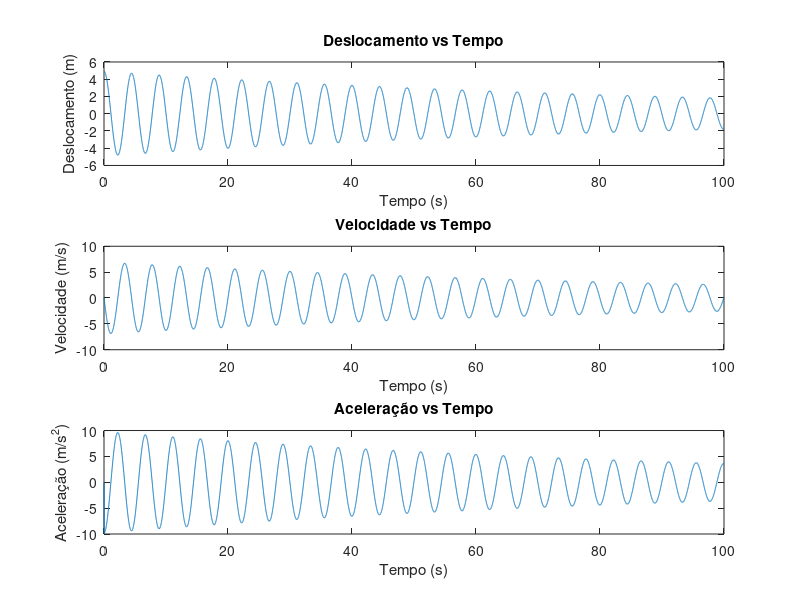

Reproduce this figure in MATLAB.
% Propriedades da barra
m = 5;               % Massa 
c = 0.1;             % Coeficiente de amortecimento 
k = 10;             % Rigidez da barra
g = 9.81;            % Aceleração da gravidade

% Condições iniciais causadas pelo peso G
G = m * g;           % Peso da barra
u0 = G/k;            % Deslocamento inicial devido ao peso
a0 = (G - k*u0) / m; % Aceleração inicial após o corte
v0 = 0;              % Velocidade inicial (pois estava em repouso antes do corte)

% Parâmetros de Newmark
gamma = 0.5;
beta = 0.25;
Dt = 0.01;             % Passo de tempo (por exemplo, 0.01 s)

% Inicialização dos vetores
u = u0;
v = v0;
a = a0;
time = 0:Dt:100;        % Simulação por 10 segundos, por exemplo

u_history = zeros(size(time));
v_history = zeros(size(time));
a_history = zeros(size(time));

u_history(1) = u0;
v_history(1) = v0;
a_history(1) = a0;

% Método de Newmark
for i = 1:length(time)-1
    % Fórmulas de Predição
    v_pred = v + (1-gamma)*Dt*a;
    u_pred = u + Dt*v + (0.5-beta)*Dt^2*a;
    
    % Equação de Equilíbrio para o passo i+1
    a_next = (0 - c*v_pred - k*u_pred) / m;
    
    % Correção das acelerações e velocidades
    v = v_pred + gamma*Dt*a_next;
    u = u_pred + beta*Dt^2*a_next;
    a = a_next;
    
    % Armazenar resultados
    u_history(i+1) = u;
    v_history(i+1) = v;
    a_history(i+1) = a;
end

% Plotar os resultados
figure;
subplot(3,1,1);
plot(time, u_history);
title('Deslocamento vs Tempo');
xlabel('Tempo (s)');
ylabel('Deslocamento (m)');

subplot(3,1,2);
plot(time, v_history);
title('Velocidade vs Tempo');
xlabel('Tempo (s)');
ylabel('Velocidade (m/s)');

subplot(3,1,3);
plot(time, a_history);
title('Aceleração vs Tempo');
xlabel('Tempo (s)');
ylabel('Aceleração (m/s^2)');
